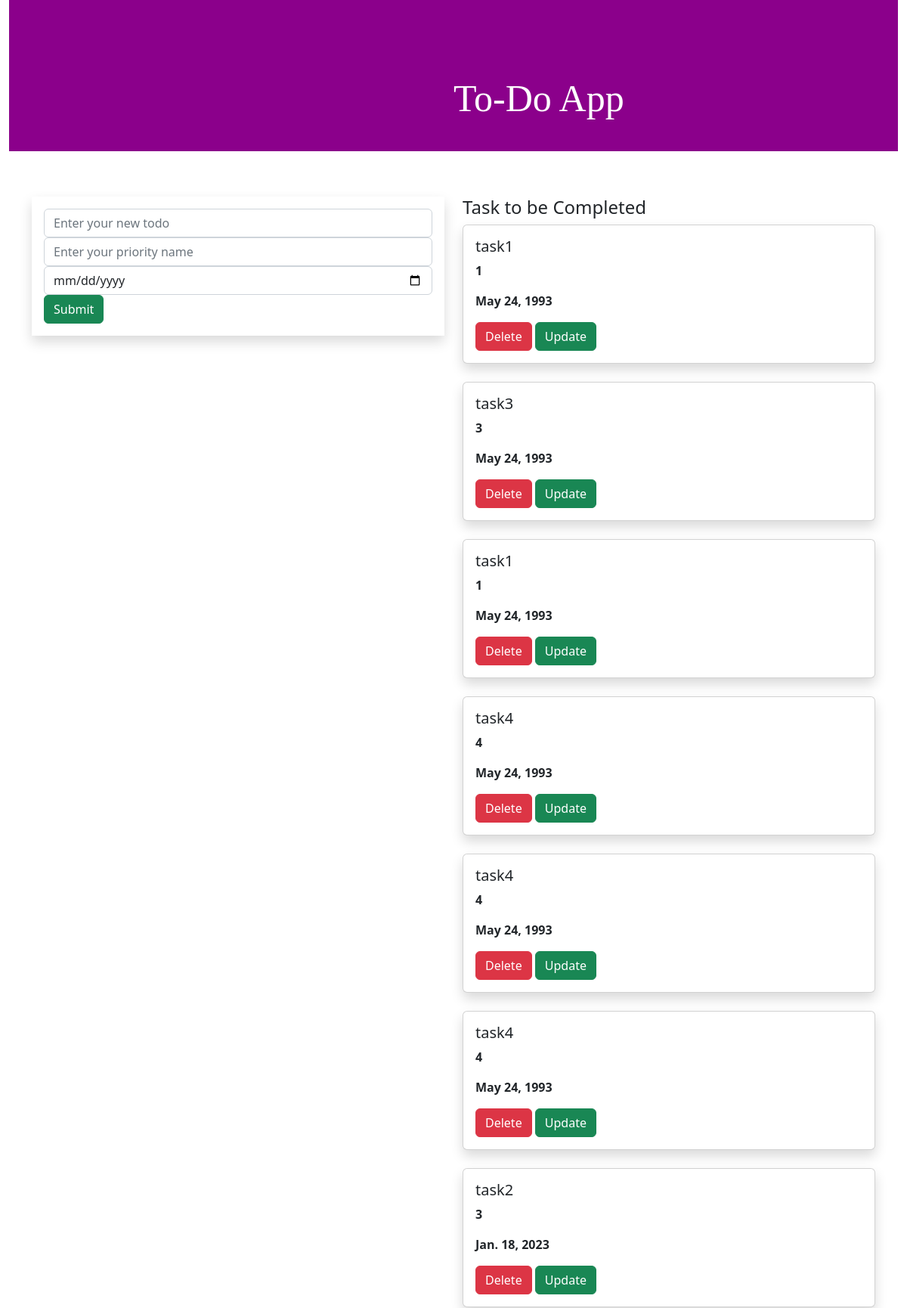
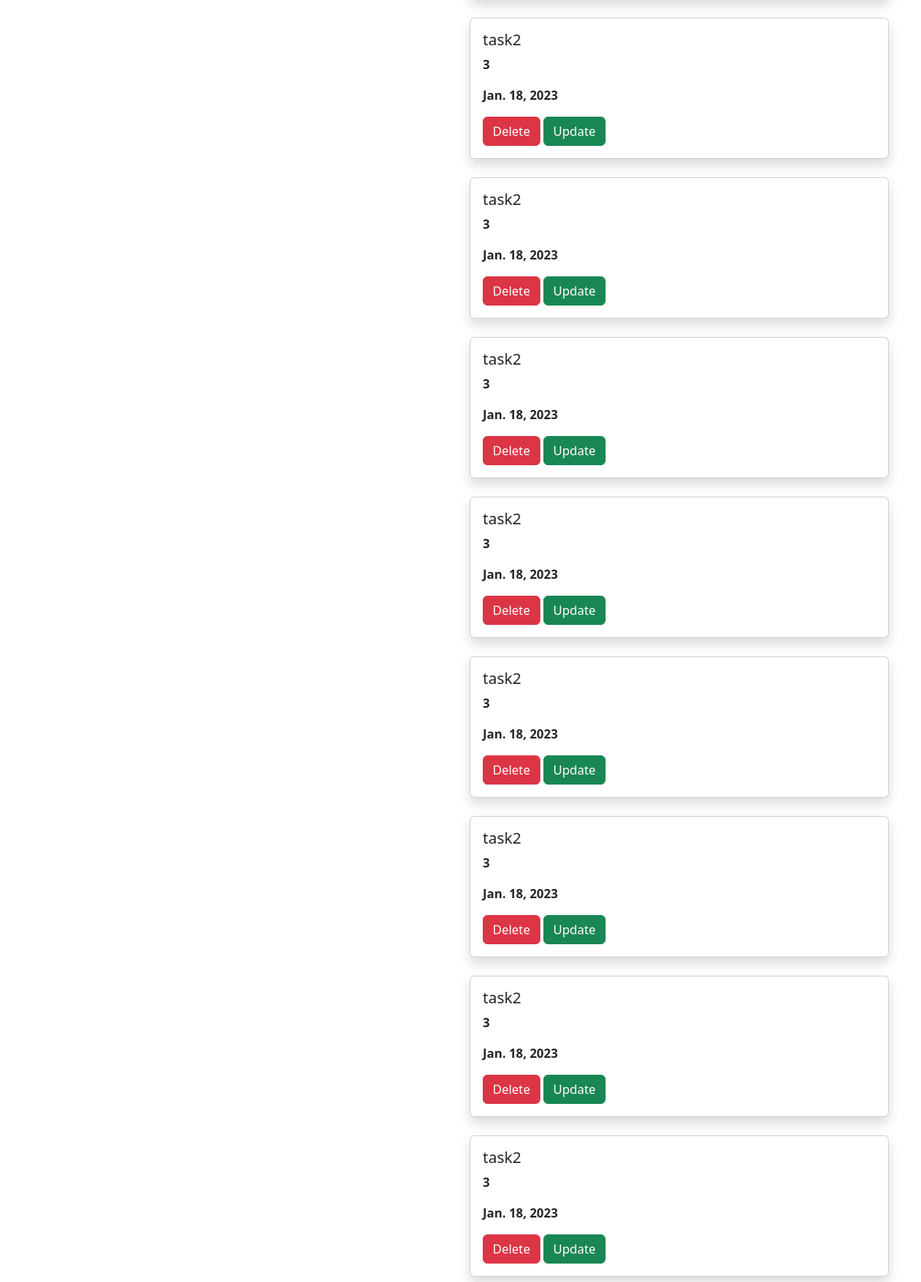
The page / (upper part) on the database its author committed (2 pictures, top to bottom).
### todoapp/models.py (models this page shows, shortened)
class Task(models.Model):
    priority=models.IntegerField()
    name=models.CharField(max_length=250)
    date=models.DateField()

### todoapp/views.py (the view)
# urls.py: path('',views.home,name='home'),
def home(request):
    task1 = Task.objects.all()
    if request.method=='POST':
        name=request.POST.get('task',' ')
        priority=request.POST.get('priority',' ')
        date=request.POST.get('date','')
        task=Task(name=name,priority=priority,date=date)
        task.save()
    return render(request,'home.html',{'task1':task1})

### templates/home.html (shortened to what this page needs)
{% extends 'base.html'%}
{% block content %}
<div class="container-fluid">
    <div class="row">
        <div class="col-md-12">
            <div class="banner">
                <h1 style="top:100px; left:600px; position:absolute; transform:transform; font-family:Times New Roman,serif;font-size:50px;color:white;">To-Do App</h1>
            </div>
        </div>
    </div>
</div>
<div class="container">
    <div class="row">
        <div class="col-md-6">
             <form method="post" class="p-3 shadow">
                <div class="form-group">
                  <input type="text" class="form-control" name="task" placeholder="Enter your new todo">
               </div>
                <div class="form-group">
                   <input type="text" class="form-control" name="priority" placeholder="Enter your priority name">
                </div>
                 <div class="form-group">
                   <input type="date" class="form-control" name="date">
                 </div>
                    <input type="submit" class="btn btn-success">
                  </form>
            </div>
        <div class="col-md-6">
              <h4>Task to be Completed</h4>
              {% for i in task1 %}
              <div class="shadow card">
                  <div class="card-body">
                      <h5 class="card-title">{{i.name}}</h5>
                      <p><b>{{i.priority}}</b></p>
                      <p><b>{{i.date}}</b></p>
                      <a class="btn btn-danger" href="{% url 'delete' i.id %}">Delete</a>
                      <a class="btn btn-success" href="{% url 'update' i.id %}">Update</a>
                  </div>
              </div>
              <br>
              {% endfor %}
        </div>
    </div>
</div>
{% endblock %}

### templates/base.html (shortened to what this page needs)
{% load static %}
<!DOCTYPE html>
<html lang="en">
<head>
    <link rel="stylesheet" href="https://cdn.jsdelivr.net/npm/bootstrap@5.2.3/dist/css/bootstrap.min.css">
    <link rel="stylesheet" href="{% static 'style.css' %}">
</head>
<body>
{% block content %}{% endblock %}

### static/style.css (style rules this page uses)
.banner { background-color:darkmagenta; width:100%; height:200px; margin-bottom:60px; }

### rows shown on the page
Task: name "task1", priority "1", date "May 24, 1993"
Task: name "task3", priority "3", date "May 24, 1993"
Task: name "task1", priority "1", date "May 24, 1993"
Task: name "task4", priority "4", date "May 24, 1993"
Task: name "task4", priority "4", date "May 24, 1993"
Task: name "task4", priority "4", date "May 24, 1993"
Task: name "task2", priority "3", date "Jan. 18, 2023"
Task: name "task2", priority "3", date "Jan. 18, 2023"
Task: name "task2", priority "3", date "Jan. 18, 2023"
Task: name "task2", priority "3", date "Jan. 18, 2023"
Task: name "task2", priority "3", date "Jan. 18, 2023"
Task: name "task2", priority "3", date "Jan. 18, 2023"
Task: name "task2", priority "3", date "Jan. 18, 2023"
Task: name "task2", priority "3", date "Jan. 18, 2023"
Task: name "task2", priority "3", date "Jan. 18, 2023"
